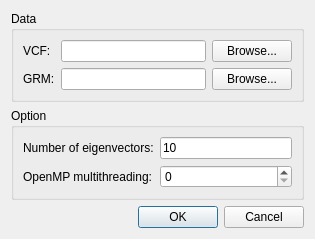
<?xml version="1.0" encoding="UTF-8"?>
<ui version="4.0">
 <class>DialogGSC</class>
 <widget class="QDialog" name="DialogGSC">
  <property name="geometry">
   <rect>
    <x>0</x>
    <y>0</y>
    <width>315</width>
    <height>221</height>
   </rect>
  </property>
  <property name="windowTitle">
   <string>GSC</string>
  </property>
  <layout class="QVBoxLayout" name="verticalLayout">
   <item>
    <widget class="QGroupBox" name="groupBoxData">
     <property name="title">
      <string>Data</string>
     </property>
     <layout class="QGridLayout" name="gridLayout">
      <item row="0" column="2">
       <widget class="QPushButton" name="pushButtonVCF">
        <property name="text">
         <string>Browse...</string>
        </property>
       </widget>
      </item>
      <item row="0" column="1">
       <widget class="QLineEdit" name="lineEditVCF"/>
      </item>
      <item row="0" column="0">
       <widget class="QLabel" name="labelVCF">
        <property name="text">
         <string>VCF:</string>
        </property>
       </widget>
      </item>
      <item row="1" column="0">
       <widget class="QLabel" name="labelGRM">
        <property name="text">
         <string>GRM:</string>
        </property>
       </widget>
      </item>
      <item row="1" column="1">
       <widget class="QLineEdit" name="lineEditGRM"/>
      </item>
      <item row="1" column="2">
       <widget class="QPushButton" name="pushButtonGRM">
        <property name="text">
         <string>Browse...</string>
        </property>
       </widget>
      </item>
     </layout>
    </widget>
   </item>
   <item>
    <widget class="QGroupBox" name="groupBoxOption">
     <property name="title">
      <string>Option</string>
     </property>
     <layout class="QFormLayout" name="formLayout">
      <item row="0" column="0">
       <widget class="QLabel" name="labelTop">
        <property name="text">
         <string>Number of eigenvectors:</string>
        </property>
       </widget>
      </item>
      <item row="0" column="1">
       <widget class="QLineEdit" name="lineEditTop">
        <property name="text">
         <string>10</string>
        </property>
       </widget>
      </item>
      <item row="1" column="0">
       <widget class="QLabel" name="labelOpenMP">
        <property name="text">
         <string>OpenMP multithreading:</string>
        </property>
       </widget>
      </item>
      <item row="1" column="1">
       <widget class="QSpinBox" name="spinBoxOpenMP">
        <property name="maximum">
         <number>16</number>
        </property>
       </widget>
      </item>
     </layout>
    </widget>
   </item>
   <item>
    <spacer name="verticalSpacer">
     <property name="orientation">
      <enum>Qt::Vertical</enum>
     </property>
     <property name="sizeHint" stdset="0">
      <size>
       <width>20</width>
       <height>40</height>
      </size>
     </property>
    </spacer>
   </item>
   <item>
    <widget class="QDialogButtonBox" name="buttonBox">
     <property name="orientation">
      <enum>Qt::Horizontal</enum>
     </property>
     <property name="standardButtons">
      <set>QDialogButtonBox::Cancel|QDialogButtonBox::Ok</set>
     </property>
    </widget>
   </item>
  </layout>
 </widget>
 <tabstops>
  <tabstop>lineEditVCF</tabstop>
  <tabstop>pushButtonVCF</tabstop>
  <tabstop>lineEditGRM</tabstop>
  <tabstop>pushButtonGRM</tabstop>
  <tabstop>lineEditTop</tabstop>
  <tabstop>spinBoxOpenMP</tabstop>
 </tabstops>
 <resources/>
 <connections>
  <connection>
   <sender>buttonBox</sender>
   <signal>accepted()</signal>
   <receiver>DialogGSC</receiver>
   <slot>accept()</slot>
   <hints>
    <hint type="sourcelabel">
     <x>248</x>
     <y>254</y>
    </hint>
    <hint type="destinationlabel">
     <x>157</x>
     <y>274</y>
    </hint>
   </hints>
  </connection>
  <connection>
   <sender>buttonBox</sender>
   <signal>rejected()</signal>
   <receiver>DialogGSC</receiver>
   <slot>reject()</slot>
   <hints>
    <hint type="sourcelabel">
     <x>316</x>
     <y>260</y>
    </hint>
    <hint type="destinationlabel">
     <x>286</x>
     <y>274</y>
    </hint>
   </hints>
  </connection>
 </connections>
</ui>
